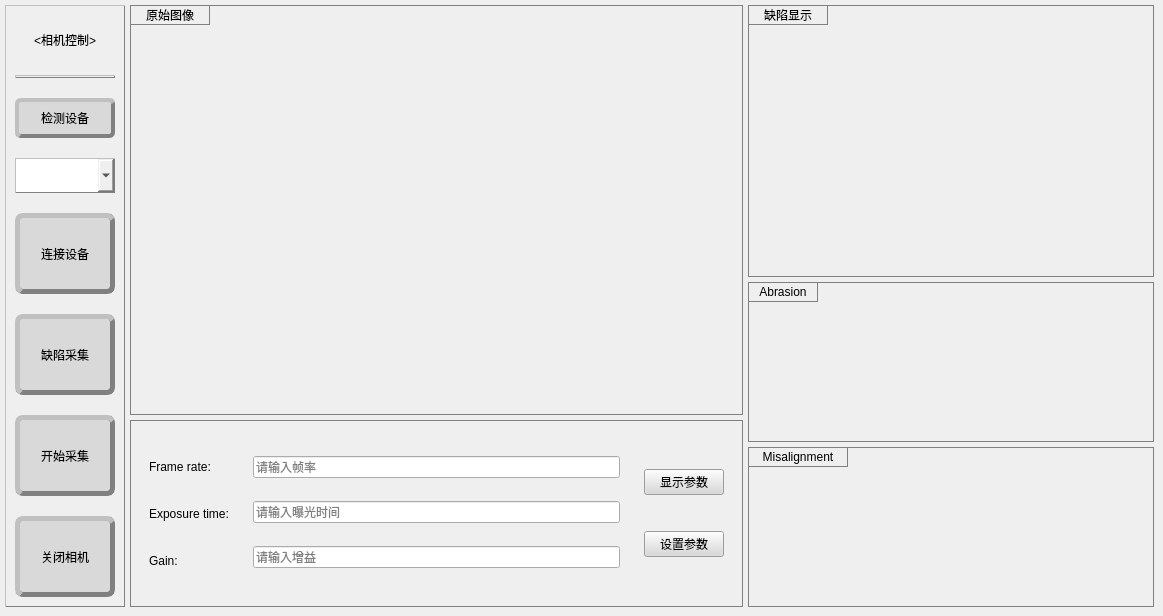
       <widget class="QWidget" name="HC">
        <attribute name="title">
         <string>高速相机</string>
        </attribute>
        <widget class="QWidget" name="widget_3" native="true">
         <property name="geometry">
          <rect>
           <x>5</x>
           <y>5</y>
           <width>120</width>
           <height>602</height>
          </rect>
         </property>
         <property name="styleSheet">
          <string notr="true">QWidget{
	border:1px outset gray;
}</string>
         </property>
         <layout class="QVBoxLayout" name="verticalLayout">
          <property name="spacing">
           <number>20</number>
          </property>
          <property name="leftMargin">
           <number>10</number>
          </property>
          <property name="topMargin">
           <number>20</number>
          </property>
          <property name="rightMargin">
           <number>10</number>
          </property>
          <property name="bottomMargin">
           <number>10</number>
          </property>
          <item>
           <widget class="QLabel" name="label_27">
            <property name="maximumSize">
             <size>
              <width>16777215</width>
              <height>30</height>
             </size>
            </property>
            <property name="styleSheet">
             <string notr="true">QLabel{
    font:12pt&quot;微软雅黑&quot;;
	border:none;
}</string>
            </property>
            <property name="text">
             <string>&lt;相机控制&gt;</string>
            </property>
            <property name="alignment">
             <set>Qt::AlignCenter</set>
            </property>
           </widget>
          </item>
          <item>
           <widget class="Line" name="line">
            <property name="orientation">
             <enum>Qt::Horizontal</enum>
            </property>
           </widget>
          </item>
          <item>
           <widget class="QPushButton" name="enum_cam">
            <property name="minimumSize">
             <size>
              <width>0</width>
              <height>40</height>
             </size>
            </property>
            <property name="cursor">
             <cursorShape>PointingHandCursor</cursorShape>
            </property>
            <property name="styleSheet">
             <string notr="true">QPushButton{
	border:4px outset gray;
	background-color:rgb(217, 217, 217);
	border-radius:6px;
	font:12pt &quot;微软雅黑&quot;;
}
QPushButton::hover{
	border:4px groove gray;
	background-color:rgb(200, 200, 200);
	border-radius:6px;
	font:12pt &quot;微软雅黑&quot;;
}</string>
            </property>
            <property name="text">
             <string>检测设备</string>
            </property>
           </widget>
          </item>
          <item>
           <widget class="QComboBox" name="camera_list">
            <property name="minimumSize">
             <size>
              <width>0</width>
              <height>35</height>
             </size>
            </property>
            <property name="cursor">
             <cursorShape>PointingHandCursor</cursorShape>
            </property>
            <property name="styleSheet">
             <string notr="true">QComboBox{ 
	font:12pt &quot;微软雅黑&quot;;
}</string>
            </property>
           </widget>
          </item>
          <item>
           <widget class="QPushButton" name="HC_machine">
            <property name="sizePolicy">
             <sizepolicy hsizetype="Expanding" vsizetype="Fixed">
              <horstretch>0</horstretch>
              <verstretch>0</verstretch>
             </sizepolicy>
            </property>
            <property name="maximumSize">
             <size>
              <width>100</width>
              <height>200</height>
             </size>
            </property>
            <property name="cursor">
             <cursorShape>PointingHandCursor</cursorShape>
            </property>
            <property name="styleSheet">
             <string notr="true">QPushButton{
background-color: rgb(217, 217, 217);
color: rgb(0,0,0);  
border-radius:8px;
font:12pt &quot;微软雅黑&quot;;
border:5px outset gray;
}
QPushButton::hover{
background-color: rgb(200, 200, 200);
color: rgb(0,0,0);  
border-radius:8px;
font:12pt &quot;微软雅黑&quot;;
border:5px groove gray;
}</string>
            </property>
            <property name="text">
             <string>连接设备</string>
            </property>
           </widget>
          </item>
          <item>
           <widget class="QPushButton" name="HC_data">
            <property name="maximumSize">
             <size>
              <width>200</width>
              <height>200</height>
             </size>
            </property>
            <property name="cursor">
             <cursorShape>PointingHandCursor</cursorShape>
            </property>
            <property name="styleSheet">
             <string notr="true">QPushButton{
background-color: rgb(217, 217, 217);
color: rgb(0,0,0);  
border-radius:8px;
font:12pt &quot;微软雅黑&quot;;
border:5px outset gray;
}
QPushButton::hover{
background-color: rgb(200, 200, 200);
color: rgb(0,0,0);  
border-radius:8px;
font:12pt &quot;微软雅黑&quot;;
border:5px groove gray;
}</string>
            </property>
            <property name="text">
             <string>缺陷采集</string>
            </property>
           </widget>
          </item>
          <item>
           <widget class="QPushButton" name="HC_start">
            <property name="sizePolicy">
             <sizepolicy hsizetype="Expanding" vsizetype="Fixed">
              <horstretch>0</horstretch>
              <verstretch>0</verstretch>
             </sizepolicy>
            </property>
            <property name="maximumSize">
             <size>
              <width>200</width>
              <height>200</height>
             </size>
            </property>
            <property name="cursor">
             <cursorShape>PointingHandCursor</cursorShape>
            </property>
            <property name="styleSheet">
             <string notr="true">QPushButton{
background-color: rgb(217, 217, 217);
color: rgb(0,0,0);  
border-radius:8px;
font:12pt &quot;微软雅黑&quot;;
border:5px outset gray;
}
QPushButton::hover{
background-color: rgb(200, 200, 200);
color: rgb(0,0,0);  
border-radius:8px;
font:12pt &quot;微软雅黑&quot;;
border:5px groove gray;
}</string>
            </property>
            <property name="text">
             <string>开始采集</string>
            </property>
           </widget>
          </item>
          <item>
           <widget class="QPushButton" name="HC_stop">
            <property name="sizePolicy">
             <sizepolicy hsizetype="Expanding" vsizetype="Fixed">
              <horstretch>0</horstretch>
              <verstretch>0</verstretch>
             </sizepolicy>
            </property>
            <property name="maximumSize">
             <size>
              <width>200</width>
              <height>200</height>
             </size>
            </property>
            <property name="cursor">
             <cursorShape>PointingHandCursor</cursorShape>
            </property>
            <property name="styleSheet">
             <string notr="true">QPushButton{
background-color: rgb(217, 217, 217);
color: rgb(0,0,0);  
border-radius:8px;
font:12pt &quot;微软雅黑&quot;;
border:5px outset gray;
}
QPushButton::hover{
background-color: rgb(200, 200, 200);
color: rgb(0,0,0);  
border-radius:8px;
font:12pt &quot;微软雅黑&quot;;
border:5px groove gray;
}</string>
            </property>
            <property name="text">
             <string>关闭相机</string>
            </property>
           </widget>
          </item>
         </layout>
        </widget>
        <widget class="QLabel" name="HC_RD">
         <property name="geometry">
          <rect>
           <x>130</x>
           <y>5</y>
           <width>613</width>
           <height>410</height>
          </rect>
         </property>
         <property name="styleSheet">
          <string notr="true">QLabel{
	border:1px solid gray;
}</string>
         </property>
         <property name="text">
          <string/>
         </property>
        </widget>
        <widget class="QLabel" name="HC_PData">
         <property name="geometry">
          <rect>
           <x>748</x>
           <y>5</y>
           <width>406</width>
           <height>272</height>
          </rect>
         </property>
         <property name="styleSheet">
          <string notr="true">QLabel{
	border:1px solid gray;
}</string>
         </property>
         <property name="text">
          <string/>
         </property>
        </widget>
        <widget class="QLabel" name="HC_Abrasion">
         <property name="geometry">
          <rect>
           <x>748</x>
           <y>282</y>
           <width>406</width>
           <height>160</height>
          </rect>
         </property>
         <property name="styleSheet">
          <string notr="true">QLabel{
	border:1px solid gray;
}</string>
         </property>
         <property name="text">
          <string/>
         </property>
        </widget>
        <widget class="QLabel" name="HC_Misalignment">
         <property name="geometry">
          <rect>
           <x>748</x>
           <y>447</y>
           <width>406</width>
           <height>160</height>
          </rect>
         </property>
         <property name="styleSheet">
          <string notr="true">QLabel{
	border:1px solid gray;
}</string>
         </property>
         <property name="text">
          <string/>
         </property>
        </widget>
        <widget class="QLabel" name="label_10">
         <property name="geometry">
          <rect>
           <x>130</x>
           <y>5</y>
           <width>80</width>
           <height>20</height>
          </rect>
         </property>
         <property name="styleSheet">
          <string notr="true">QLabel{
	border:1px solid gray;
	font:10pt &quot;微软雅黑&quot;;
	background-color:none;
}</string>
         </property>
         <property name="text">
          <string>原始图像</string>
         </property>
         <property name="alignment">
          <set>Qt::AlignCenter</set>
         </property>
        </widget>
        <widget class="QLabel" name="label_11">
         <property name="geometry">
          <rect>
           <x>748</x>
           <y>5</y>
           <width>80</width>
           <height>20</height>
          </rect>
         </property>
         <property name="styleSheet">
          <string notr="true">QLabel{
	border:1px solid gray;
	font:10pt &quot;微软雅黑&quot;;
	background-color:none;
}</string>
         </property>
         <property name="text">
          <string>缺陷显示</string>
         </property>
         <property name="alignment">
          <set>Qt::AlignCenter</set>
         </property>
        </widget>
        <widget class="QLabel" name="label_12">
         <property name="geometry">
          <rect>
           <x>748</x>
           <y>282</y>
           <width>70</width>
           <height>20</height>
          </rect>
         </property>
         <property name="styleSheet">
          <string notr="true">QLabel{
	border:1px solid gray;
	font:10pt &quot;微软雅黑&quot;;
	background-color:none;
}</string>
         </property>
         <property name="text">
          <string>Abrasion</string>
         </property>
         <property name="alignment">
          <set>Qt::AlignCenter</set>
         </property>
        </widget>
        <widget class="QLabel" name="label_13">
         <property name="geometry">
          <rect>
           <x>748</x>
           <y>447</y>
           <width>100</width>
           <height>20</height>
          </rect>
         </property>
         <property name="styleSheet">
          <string notr="true">QLabel{
	border:1px solid gray;
	font:10pt &quot;微软雅黑&quot;;
	background-color:none;
}</string>
         </property>
         <property name="text">
          <string>Misalignment</string>
         </property>
         <property name="alignment">
          <set>Qt::AlignCenter</set>
         </property>
        </widget>
        <widget class="QFrame" name="frame_3">
         <property name="geometry">
          <rect>
           <x>130</x>
           <y>420</y>
           <width>613</width>
           <height>187</height>
          </rect>
         </property>
         <property name="styleSheet">
          <string notr="true">QFrame{
	border:1px solid gray;
}</string>
         </property>
         <property name="frameShape">
          <enum>QFrame::StyledPanel</enum>
         </property>
         <property name="frameShadow">
          <enum>QFrame::Raised</enum>
         </property>
         <layout class="QHBoxLayout" name="horizontalLayout">
          <item>
           <widget class="QFrame" name="frame_5">
            <property name="styleSheet">
             <string notr="true">QFrame{
	border:none;
}</string>
            </property>
            <property name="frameShape">
             <enum>QFrame::StyledPanel</enum>
            </property>
            <property name="frameShadow">
             <enum>QFrame::Raised</enum>
            </property>
            <layout class="QVBoxLayout" name="verticalLayout_5">
             <property name="spacing">
              <number>4</number>
             </property>
             <property name="topMargin">
              <number>15</number>
             </property>
             <property name="bottomMargin">
              <number>15</number>
             </property>
             <item>
              <widget class="QLabel" name="label_3">
               <property name="styleSheet">
                <string notr="true">QLabel{
	font:10pt&quot;微软雅黑&quot;;
}</string>
               </property>
               <property name="text">
                <string>Frame rate:</string>
               </property>
              </widget>
             </item>
             <item>
              <widget class="QLabel" name="label">
               <property name="styleSheet">
                <string notr="true">QLabel{
	font:10pt&quot;微软雅黑&quot;;
}</string>
               </property>
               <property name="text">
                <string>Exposure time:</string>
               </property>
              </widget>
             </item>
             <item>
              <widget class="QLabel" name="label_2">
               <property name="styleSheet">
                <string notr="true">QLabel{
	font:10pt&quot;微软雅黑&quot;;
}</string>
               </property>
               <property name="text">
                <string>Gain:</string>
               </property>
              </widget>
             </item>
            </layout>
           </widget>
          </item>
          <item>
           <widget class="QFrame" name="frame_7">
            <property name="styleSheet">
             <string notr="true">QFrame{
	border:none;
}</string>
            </property>
            <property name="frameShape">
             <enum>QFrame::StyledPanel</enum>
            </property>
            <property name="frameShadow">
             <enum>QFrame::Raised</enum>
            </property>
            <layout class="QVBoxLayout" name="verticalLayout_6">
             <item>
              <widget class="QLineEdit" name="FrameRate">
               <property name="styleSheet">
                <string notr="true">QLineEdit{
	font:10pt&quot;微软雅黑&quot;;
}</string>
               </property>
               <property name="placeholderText">
                <string>请输入帧率</string>
               </property>
              </widget>
             </item>
             <item>
              <widget class="QLineEdit" name="ExposureTime">
               <property name="styleSheet">
                <string notr="true">QLineEdit{
	font:10pt&quot;微软雅黑&quot;;
}</string>
               </property>
               <property name="placeholderText">
                <string>请输入曝光时间</string>
               </property>
              </widget>
             </item>
             <item>
              <widget class="QLineEdit" name="Gain">
               <property name="styleSheet">
                <string notr="true">QLineEdit{
	font:10pt&quot;微软雅黑&quot;;
}</string>
               </property>
               <property name="placeholderText">
                <string>请输入增益</string>
               </property>
              </widget>
             </item>
            </layout>
           </widget>
          </item>
          <item>
           <widget class="QFrame" name="frame_8">
            <property name="styleSheet">
             <string notr="true">QFrame{
	border:none;
}</string>
            </property>
            <property name="frameShape">
             <enum>QFrame::StyledPanel</enum>
            </property>
            <property name="frameShadow">
             <enum>QFrame::Raised</enum>
            </property>
            <layout class="QVBoxLayout" name="verticalLayout_7">
             <item>
              <widget class="QPushButton" name="get_parameter">
               <property name="cursor">
                <cursorShape>PointingHandCursor</cursorShape>
               </property>
               <property name="styleSheet">
                <string notr="true">QPushButton{
background-color: rgb(217, 217, 217);
color: rgb(0,0,0);  
font:10pt &quot;微软雅黑&quot;;
}
QPushButton::hover{
background-color: rgb(200, 200, 200);
color: rgb(0,0,0);  
font:10pt &quot;微软雅黑&quot;;
}</string>
               </property>
               <property name="text">
                <string>显示参数</string>
               </property>
              </widget>
             </item>
             <item>
              <widget class="QPushButton" name="set_parameter">
               <property name="cursor">
                <cursorShape>PointingHandCursor</cursorShape>
               </property>
               <property name="styleSheet">
                <string notr="true">QPushButton{
background-color: rgb(217, 217, 217);
color: rgb(0,0,0);  
font:10pt &quot;微软雅黑&quot;;
}
QPushButton::hover{
background-color: rgb(200, 200, 200);
color: rgb(0,0,0);  
font:10pt &quot;微软雅黑&quot;;
}</string>
               </property>
               <property name="text">
                <string>设置参数</string>
               </property>
              </widget>
             </item>
            </layout>
           </widget>
          </item>
         </layout>
        </widget>
        <zorder>HC_Misalignment</zorder>
        <zorder>HC_Abrasion</zorder>
        <zorder>HC_PData</zorder>
        <zorder>HC_RD</zorder>
        <zorder>widget_3</zorder>
        <zorder>label_10</zorder>
        <zorder>label_12</zorder>
        <zorder>label_11</zorder>
        <zorder>label_13</zorder>
        <zorder>frame_3</zorder>
       </widget>
